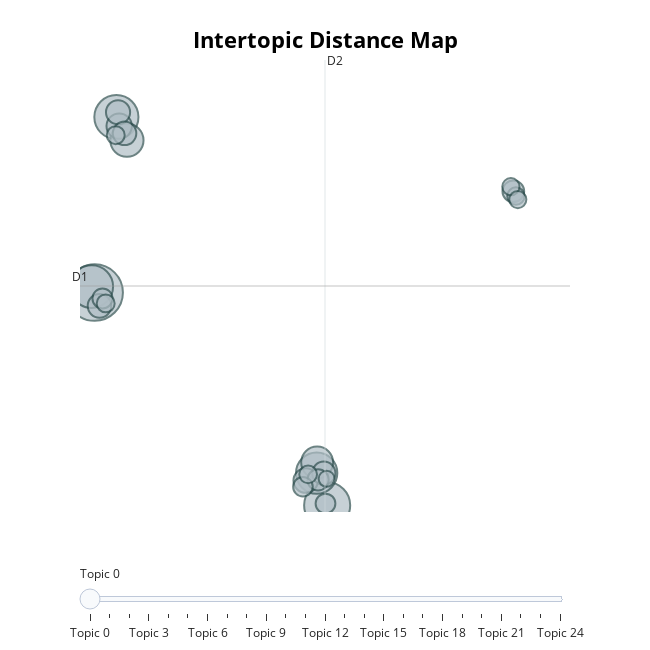

This figure's notebook cell:
### Code cell
topic_model.visualize_topics()

### Figure 1 — Plotly figure (JSON) as saved in the notebook; plotly's stock layout.template omitted (floating-point values rounded to 4 significant figures)
{"data": [{"customdata": [[0, "shares | stock | nasdaq | company | equities", 516], [1, "pm | 2022 | game | games | xbox", 342], [2, "times | seattle | said | seattle times | advertising", 314], [3, "markets | stocks | inflation | market | fed", 294], [4, "cloud | data | business | technology | prnewswire", 275], [5, "people | link opens | link | link opens new | opens", 178], [6, "india | news | 2022 | indian | live", 164], [7, "video | music | official | music video | official music", 104], [8, "security | new | users | data | google", 97], [9, "ukraine | russia | russian | said | ukrainian", 94], [10, "finance | market | yahoo | screener | stocks", 90], [11, "new | star | reveals | kardashian | dress", 89], [12, "market | report | global | forecast | analysis", 87], [13, "galaxy | pro | samsung | oneplus | phone", 76], [14, "cookie | used | cookie used | cookie set | user", 73], [15, "video | official | music | music video | official music", 65], [16, "energy | metaverse | new | electric | company", 63], [17, "chapter | tech | noonies | stories | writing", 62], [18, "forbes | paid program | richest | brandvoice paid program | brandvoice paid", 52], [19, "jpg | resize | https | 85 strip | quality 85", 52], [20, "windows | windows 11 | 11 | microsoft | techrepublic", 51], [21, "philips | care | accessories | products | pdf file", 49], [22, "apple | iphone | new | pro | ipad", 48], [23, "best | laptop | asus | gaming | deals", 47], [24, "market | fence | general | design | fence design", 41]], "hovertemplate": "<b>Topic %{customdata[0]}</b><br>%{customdata[1]}<br>Size: %{customdata[2]}", "legendgroup": "", "marker": {"color": "#B0BEC5", "line": {"color": "DarkSlateGrey", "width": 2}, "size": [516, 342, 314, 294, 275, 178, 164, 104, 97, 94, 90, 89, 87, 76, 73, 65, 63, 62, 52, 52, 51, 49, 48, 47, 41], "sizemode": "area", "sizeref": 0.3225, "symbol": "circle"}, "mode": "markers", "name": "", "orientation": "v", "showlegend": false, "type": "scatter", "x": [-6.089, 12.71, -4.331, -6.324, 11.86, -3.48, 11.9, -4.104, 10.98, -4.197, -5.697, -3.67, 12.44, 27.76, 11.97, -5.454, 12.57, 10.75, -5.195, -4.383, 11.17, 27.97, 27.56, 28.12, 12.66], "xaxis": "x", "y": [7.313, -1.953, 14.96, 7.576, -0.5497, 13.95, -0.09221, 14.56, -0.875, 15.17, 6.736, 14.25, -0.5569, 11.73, -0.8452, 7.056, -1.876, -1.144, 6.842, 14.17, -0.606, 11.52, 11.92, 11.36, -0.7993], "yaxis": "y"}], "layout": {"annotations": [{"showarrow": false, "text": "D1", "x": -7.273, "y": 7.6, "yshift": 10}, {"showarrow": false, "text": "D2", "x": 12.53, "xshift": 10, "y": 17.45}], "height": 650, "hoverlabel": {"bgcolor": "white", "font": {"family": "Rockwell", "size": 16}}, "legend": {"itemsizing": "constant", "tracegroupgap": 0}, "margin": {"t": 60}, "shapes": [{"line": {"color": "#CFD8DC", "width": 2}, "type": "line", "x0": 12.53, "x1": 12.53, "y0": -2.246, "y1": 17.45}, {"line": {"color": "#9E9E9E", "width": 2}, "type": "line", "x0": -7.273, "x1": 32.34, "y0": 7.6, "y1": 7.6}], "sliders": [{"active": 0, "pad": {"t": 50}, "steps": [{"args": [{"marker.color": [["red", "#B0BEC5", "#B0BEC5", "#B0BEC5", "#B0BEC5", "#B0BEC5", "#B0BEC5", "#B0BEC5", "#B0BEC5", "#B0BEC5", "#B0BEC5", "#B0BEC5", "#B0BEC5", "#B0BEC5", "#B0BEC5", "#B0BEC5", "#B0BEC5", "#B0BEC5", "#B0BEC5", "#B0BEC5", "#B0BEC5", "#B0BEC5", "#B0BEC5", "#B0BEC5", "#B0BEC5"]]}], "label": "Topic 0", "method": "update"}, {"args": [{"marker.color": [["#B0BEC5", "red", "#B0BEC5", "#B0BEC5", "#B0BEC5", "#B0BEC5", "#B0BEC5", "#B0BEC5", "#B0BEC5", "#B0BEC5", "#B0BEC5", "#B0BEC5", "#B0BEC5", "#B0BEC5", "#B0BEC5", "#B0BEC5", "#B0BEC5", "#B0BEC5", "#B0BEC5", "#B0BEC5", "#B0BEC5", "#B0BEC5", "#B0BEC5", "#B0BEC5", "#B0BEC5"]]}], "label": "Topic 1", "method": "update"}, {"args": [{"marker.color": [["#B0BEC5", "#B0BEC5", "red", "#B0BEC5", "#B0BEC5", "#B0BEC5", "#B0BEC5", "#B0BEC5", "#B0BEC5", "#B0BEC5", "#B0BEC5", "#B0BEC5", "#B0BEC5", "#B0BEC5", "#B0BEC5", "#B0BEC5", "#B0BEC5", "#B0BEC5", "#B0BEC5", "#B0BEC5", "#B0BEC5", "#B0BEC5", "#B0BEC5", "#B0BEC5", "#B0BEC5"]]}], "label": "Topic 2", "method": "update"}, {"args": [{"marker.color": [["#B0BEC5", "#B0BEC5", "#B0BEC5", "red", "#B0BEC5", "#B0BEC5", "#B0BEC5", "#B0BEC5", "#B0BEC5", "#B0BEC5", "#B0BEC5", "#B0BEC5", "#B0BEC5", "#B0BEC5", "#B0BEC5", "#B0BEC5", "#B0BEC5", "#B0BEC5", "#B0BEC5", "#B0BEC5", "#B0BEC5", "#B0BEC5", "#B0BEC5", "#B0BEC5", "#B0BEC5"]]}], "label": "Topic 3", "method": "update"}, {"args": [{"marker.color": [["#B0BEC5", "#B0BEC5", "#B0BEC5", "#B0BEC5", "red", "#B0BEC5", "#B0BEC5", "#B0BEC5", "#B0BEC5", "#B0BEC5", "#B0BEC5", "#B0BEC5", "#B0BEC5", "#B0BEC5", "#B0BEC5", "#B0BEC5", "#B0BEC5", "#B0BEC5", "#B0BEC5", "#B0BEC5", "#B0BEC5", "#B0BEC5", "#B0BEC5", "#B0BEC5", "#B0BEC5"]]}], "label": "Topic 4", "method": "update"}, {"args": [{"marker.color": [["#B0BEC5", "#B0BEC5", "#B0BEC5", "#B0BEC5", "#B0BEC5", "red", "#B0BEC5", "#B0BEC5", "#B0BEC5", "#B0BEC5", "#B0BEC5", "#B0BEC5", "#B0BEC5", "#B0BEC5", "#B0BEC5", "#B0BEC5", "#B0BEC5", "#B0BEC5", "#B0BEC5", "#B0BEC5", "#B0BEC5", "#B0BEC5", "#B0BEC5", "#B0BEC5", "#B0BEC5"]]}], "label": "Topic 5", "method": "update"}, {"args": [{"marker.color": [["#B0BEC5", "#B0BEC5", "#B0BEC5", "#B0BEC5", "#B0BEC5", "#B0BEC5", "red", "#B0BEC5", "#B0BEC5", "#B0BEC5", "#B0BEC5", "#B0BEC5", "#B0BEC5", "#B0BEC5", "#B0BEC5", "#B0BEC5", "#B0BEC5", "#B0BEC5", "#B0BEC5", "#B0BEC5", "#B0BEC5", "#B0BEC5", "#B0BEC5", "#B0BEC5", "#B0BEC5"]]}], "label": "Topic 6", "method": "update"}, {"args": [{"marker.color": [["#B0BEC5", "#B0BEC5", "#B0BEC5", "#B0BEC5", "#B0BEC5", "#B0BEC5", "#B0BEC5", "red", "#B0BEC5", "#B0BEC5", "#B0BEC5", "#B0BEC5", "#B0BEC5", "#B0BEC5", "#B0BEC5", "#B0BEC5", "#B0BEC5", "#B0BEC5", "#B0BEC5", "#B0BEC5", "#B0BEC5", "#B0BEC5", "#B0BEC5", "#B0BEC5", "#B0BEC5"]]}], "label": "Topic 7", "method": "update"}, {"args": [{"marker.color": [["#B0BEC5", "#B0BEC5", "#B0BEC5", "#B0BEC5", "#B0BEC5", "#B0BEC5", "#B0BEC5", "#B0BEC5", "red", "#B0BEC5", "#B0BEC5", "#B0BEC5", "#B0BEC5", "#B0BEC5", "#B0BEC5", "#B0BEC5", "#B0BEC5", "#B0BEC5", "#B0BEC5", "#B0BEC5", "#B0BEC5", "#B0BEC5", "#B0BEC5", "#B0BEC5", "#B0BEC5"]]}], "label": "Topic 8", "method": "update"}, {"args": [{"marker.color": [["#B0BEC5", "#B0BEC5", "#B0BEC5", "#B0BEC5", "#B0BEC5", "#B0BEC5", "#B0BEC5", "#B0BEC5", "#B0BEC5", "red", "#B0BEC5", "#B0BEC5", "#B0BEC5", "#B0BEC5", "#B0BEC5", "#B0BEC5", "#B0BEC5", "#B0BEC5", "#B0BEC5", "#B0BEC5", "#B0BEC5", "#B0BEC5", "#B0BEC5", "#B0BEC5", "#B0BEC5"]]}], "label": "Topic 9", "method": "update"}, {"args": [{"marker.color": [["#B0BEC5", "#B0BEC5", "#B0BEC5", "#B0BEC5", "#B0BEC5", "#B0BEC5", "#B0BEC5", "#B0BEC5", "#B0BEC5", "#B0BEC5", "red", "#B0BEC5", "#B0BEC5", "#B0BEC5", "#B0BEC5", "#B0BEC5", "#B0BEC5", "#B0BEC5", "#B0BEC5", "#B0BEC5", "#B0BEC5", "#B0BEC5", "#B0BEC5", "#B0BEC5", "#B0BEC5"]]}], "label": "Topic 10", "method": "update"}, {"args": [{"marker.color": [["#B0BEC5", "#B0BEC5", "#B0BEC5", "#B0BEC5", "#B0BEC5", "#B0BEC5", "#B0BEC5", "#B0BEC5", "#B0BEC5", "#B0BEC5", "#B0BEC5", "red", "#B0BEC5", "#B0BEC5", "#B0BEC5", "#B0BEC5", "#B0BEC5", "#B0BEC5", "#B0BEC5", "#B0BEC5", "#B0BEC5", "#B0BEC5", "#B0BEC5", "#B0BEC5", "#B0BEC5"]]}], "label": "Topic 11", "method": "update"}, {"args": [{"marker.color": [["#B0BEC5", "#B0BEC5", "#B0BEC5", "#B0BEC5", "#B0BEC5", "#B0BEC5", "#B0BEC5", "#B0BEC5", "#B0BEC5", "#B0BEC5", "#B0BEC5", "#B0BEC5", "red", "#B0BEC5", "#B0BEC5", "#B0BEC5", "#B0BEC5", "#B0BEC5", "#B0BEC5", "#B0BEC5", "#B0BEC5", "#B0BEC5", "#B0BEC5", "#B0BEC5", "#B0BEC5"]]}], "label": "Topic 12", "method": "update"}, {"args": [{"marker.color": [["#B0BEC5", "#B0BEC5", "#B0BEC5", "#B0BEC5", "#B0BEC5", "#B0BEC5", "#B0BEC5", "#B0BEC5", "#B0BEC5", "#B0BEC5", "#B0BEC5", "#B0BEC5", "#B0BEC5", "red", "#B0BEC5", "#B0BEC5", "#B0BEC5", "#B0BEC5", "#B0BEC5", "#B0BEC5", "#B0BEC5", "#B0BEC5", "#B0BEC5", "#B0BEC5", "#B0BEC5"]]}], "label": "Topic 13", "method": "update"}, {"args": [{"marker.color": [["#B0BEC5", "#B0BEC5", "#B0BEC5", "#B0BEC5", "#B0BEC5", "#B0BEC5", "#B0BEC5", "#B0BEC5", "#B0BEC5", "#B0BEC5", "#B0BEC5", "#B0BEC5", "#B0BEC5", "#B0BEC5", "red", "#B0BEC5", "#B0BEC5", "#B0BEC5", "#B0BEC5", "#B0BEC5", "#B0BEC5", "#B0BEC5", "#B0BEC5", "#B0BEC5", "#B0BEC5"]]}], "label": "Topic 14", "method": "update"}, {"args": [{"marker.color": [["#B0BEC5", "#B0BEC5", "#B0BEC5", "#B0BEC5", "#B0BEC5", "#B0BEC5", "#B0BEC5", "#B0BEC5", "#B0BEC5", "#B0BEC5", "#B0BEC5", "#B0BEC5", "#B0BEC5", "#B0BEC5", "#B0BEC5", "red", "#B0BEC5", "#B0BEC5", "#B0BEC5", "#B0BEC5", "#B0BEC5", "#B0BEC5", "#B0BEC5", "#B0BEC5", "#B0BEC5"]]}], "label": "Topic 15", "method": "update"}, {"args": [{"marker.color": [["#B0BEC5", "#B0BEC5", "#B0BEC5", "#B0BEC5", "#B0BEC5", "#B0BEC5", "#B0BEC5", "#B0BEC5", "#B0BEC5", "#B0BEC5", "#B0BEC5", "#B0BEC5", "#B0BEC5", "#B0BEC5", "#B0BEC5", "#B0BEC5", "red", "#B0BEC5", "#B0BEC5", "#B0BEC5", "#B0BEC5", "#B0BEC5", "#B0BEC5", "#B0BEC5", "#B0BEC5"]]}], "label": "Topic 16", "method": "update"}, {"args": [{"marker.color": [["#B0BEC5", "#B0BEC5", "#B0BEC5", "#B0BEC5", "#B0BEC5", "#B0BEC5", "#B0BEC5", "#B0BEC5", "#B0BEC5", "#B0BEC5", "#B0BEC5", "#B0BEC5", "#B0BEC5", "#B0BEC5", "#B0BEC5", "#B0BEC5", "#B0BEC5", "red", "#B0BEC5", "#B0BEC5", "#B0BEC5", "#B0BEC5", "#B0BEC5", "#B0BEC5", "#B0BEC5"]]}], "label": "Topic 17", "method": "update"}, {"args": [{"marker.color": [["#B0BEC5", "#B0BEC5", "#B0BEC5", "#B0BEC5", "#B0BEC5", "#B0BEC5", "#B0BEC5", "#B0BEC5", "#B0BEC5", "#B0BEC5", "#B0BEC5", "#B0BEC5", "#B0BEC5", "#B0BEC5", "#B0BEC5", "#B0BEC5", "#B0BEC5", "#B0BEC5", "red", "#B0BEC5", "#B0BEC5", "#B0BEC5", "#B0BEC5", "#B0BEC5", "#B0BEC5"]]}], "label": "Topic 18", "method": "update"}, {"args": [{"marker.color": [["#B0BEC5", "#B0BEC5", "#B0BEC5", "#B0BEC5", "#B0BEC5", "#B0BEC5", "#B0BEC5", "#B0BEC5", "#B0BEC5", "#B0BEC5", "#B0BEC5", "#B0BEC5", "#B0BEC5", "#B0BEC5", "#B0BEC5", "#B0BEC5", "#B0BEC5", "#B0BEC5", "#B0BEC5", "red", "#B0BEC5", "#B0BEC5", "#B0BEC5", "#B0BEC5", "#B0BEC5"]]}], "label": "Topic 19", "method": "update"}, {"args": [{"marker.color": [["#B0BEC5", "#B0BEC5", "#B0BEC5", "#B0BEC5", "#B0BEC5", "#B0BEC5", "#B0BEC5", "#B0BEC5", "#B0BEC5", "#B0BEC5", "#B0BEC5", "#B0BEC5", "#B0BEC5", "#B0BEC5", "#B0BEC5", "#B0BEC5", "#B0BEC5", "#B0BEC5", "#B0BEC5", "#B0BEC5", "red", "#B0BEC5", "#B0BEC5", "#B0BEC5", "#B0BEC5"]]}], "label": "Topic 20", "method": "update"}, {"args": [{"marker.color": [["#B0BEC5", "#B0BEC5", "#B0BEC5", "#B0BEC5", "#B0BEC5", "#B0BEC5", "#B0BEC5", "#B0BEC5", "#B0BEC5", "#B0BEC5", "#B0BEC5", "#B0BEC5", "#B0BEC5", "#B0BEC5", "#B0BEC5", "#B0BEC5", "#B0BEC5", "#B0BEC5", "#B0BEC5", "#B0BEC5", "#B0BEC5", "red", "#B0BEC5", "#B0BEC5", "#B0BEC5"]]}], "label": "Topic 21", "method": "update"}, {"args": [{"marker.color": [["#B0BEC5", "#B0BEC5", "#B0BEC5", "#B0BEC5", "#B0BEC5", "#B0BEC5", "#B0BEC5", "#B0BEC5", "#B0BEC5", "#B0BEC5", "#B0BEC5", "#B0BEC5", "#B0BEC5", "#B0BEC5", "#B0BEC5", "#B0BEC5", "#B0BEC5", "#B0BEC5", "#B0BEC5", "#B0BEC5", "#B0BEC5", "#B0BEC5", "red", "#B0BEC5", "#B0BEC5"]]}], "label": "Topic 22", "method": "update"}, {"args": [{"marker.color": [["#B0BEC5", "#B0BEC5", "#B0BEC5", "#B0BEC5", "#B0BEC5", "#B0BEC5", "#B0BEC5", "#B0BEC5", "#B0BEC5", "#B0BEC5", "#B0BEC5", "#B0BEC5", "#B0BEC5", "#B0BEC5", "#B0BEC5", "#B0BEC5", "#B0BEC5", "#B0BEC5", "#B0BEC5", "#B0BEC5", "#B0BEC5", "#B0BEC5", "#B0BEC5", "red", "#B0BEC5"]]}], "label": "Topic 23", "method": "update"}, {"args": [{"marker.color": [["#B0BEC5", "#B0BEC5", "#B0BEC5", "#B0BEC5", "#B0BEC5", "#B0BEC5", "#B0BEC5", "#B0BEC5", "#B0BEC5", "#B0BEC5", "#B0BEC5", "#B0BEC5", "#B0BEC5", "#B0BEC5", "#B0BEC5", "#B0BEC5", "#B0BEC5", "#B0BEC5", "#B0BEC5", "#B0BEC5", "#B0BEC5", "#B0BEC5", "#B0BEC5", "#B0BEC5", "red"]]}], "label": "Topic 24", "method": "update"}]}], "title": {"font": {"color": "Black", "size": 22}, "text": "<b>Intertopic Distance Map</b>", "x": 0.5, "xanchor": "center", "y": 0.95, "yanchor": "top"}, "width": 650, "xaxis": {"anchor": "y", "domain": [0, 1], "range": [-7.273, 32.34], "title": {"text": ""}, "visible": false}, "yaxis": {"anchor": "x", "domain": [0, 1], "range": [-2.246, 17.45], "title": {"text": ""}, "visible": false}}}
